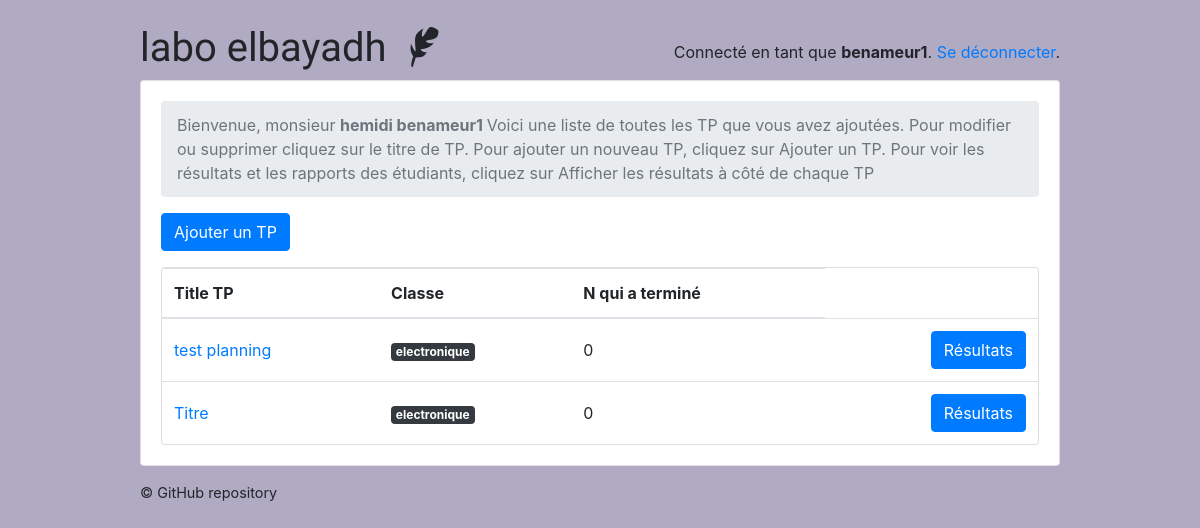
The app's page /teachers/ (signed in) with its own data.
### classroom/models.py (models this page shows, shortened)
class User(AbstractUser ):
    is_student = models.BooleanField(default=False )
    is_teacher = models.BooleanField(default=False)
    date_of_birth = models.DateField(default='1994-03-16')
    EQUIRED_FIELDS = ['date_of_birth']

class Quiz(models.Model):
    owner = models.ForeignKey(User, on_delete=models.CASCADE, related_name='quizzes')
    name = models.CharField(max_length=255 , default='Titre' , verbose_name= 'Titre TP',)
    subject = models.ForeignKey(Subject, on_delete=models.CASCADE, related_name='quizzes', verbose_name= 'les filières',)
    type_tp_posible = (
        ('redressement et filtrage ', 'redressement et filtrage '),
        ('filtrage RC', 'filtrage RC'),
    )
    type_tp = models.CharField(max_length=500 ,choices=type_tp_posible , verbose_name= 'Type de circuit électrique')
    description = models.TextField( max_length=500 , verbose_name= 'Description de TP ')
    module = models.CharField(max_length=255, default='Matière' , verbose_name= 'Matière' )
    Temps_TP = models.IntegerField(default=5 , verbose_name= 'Temps de TP min')

class Subject(models.Model):
    name = models.CharField(max_length=30)
    color = models.CharField(max_length=7, default='#007bff')
    def get_html_badge(self):
        name = escape(self.name)
        color = escape(self.color)
        html = '<span class="badge badge-primary" style="background-color: %s">%s</span>' % (color, name)
        return mark_safe(html)

### classroom/views/teachers.py (the view)
# urls.py: path('', students.QuizListView.as_view(), name='quiz_list'),
@method_decorator([login_required, teacher_required], name='dispatch')
class QuizListView(ListView):
    model = Quiz
    ordering = ('name', )
    context_object_name = 'quizzes'
    template_name = 'classroom/teachers/quiz_change_list.html'
    def get_queryset(self):
        queryset = self.request.user.quizzes \
            .select_related('subject') \
            .annotate(questions_count=Count('questions', distinct=True)) \
            .annotate(taken_count=Count('taken_quizzes', distinct=True))
        return queryset

### classroom/templates/classroom/teachers/quiz_change_list.html
{% extends 'base.html' %}
{% block content %}
  <nav aria-label="breadcrumb">
    <ol class="breadcrumb">
      <li class="breadcrumb-item active" aria-current="page">Bienvenue, monsieur <strong> {{user.first_name  }} {{user.last_name}} </strong> Voici une liste de toutes les TP que vous avez ajoutées. Pour modifier ou supprimer cliquez sur le titre de TP. Pour ajouter un nouveau TP, cliquez sur Ajouter un TP.
 Pour voir les résultats et les rapports des étudiants, cliquez sur Afficher les résultats à côté de chaque TP</li>
    </ol>
  </nav>
  <a href="{% url 'teachers:quiz_add' %}" class="btn btn-primary mb-3" role="button">Ajouter un TP</a>
  <div class="card">
    <table class="table mb-0">
      <thead>
        <tr>
          <th>Title TP</th>
          <th>Classe</th>
          <th>N qui a terminé </th>
        </tr>
      </thead>
      <tbody>
        {% for quiz in quizzes %}
          <tr>
            <td class="align-middle"><a href="{% url 'teachers:quiz_change' quiz.pk %}">{{ quiz.name }}</a></td>
            <td class="align-middle">{{ quiz.subject.get_html_badge }}</td>
            <td class="align-middle">{{ quiz.taken_count }}</td>
            <td class="text-right">
              <a href="{% url 'teachers:quiz_results' quiz.pk %}" class="btn btn-primary">Résultats</a>
            </td>
          </tr>
        {% empty %}
          <tr>
            <td class="bg-light text-center font-italic" colspan="5">You haven't created any quiz yet.</td>
          </tr>
        {% endfor %}
      </tbody>
    </table>
  </div>
{% endblock %}

### templates/base.html (shortened to what this page needs)
{% load static %}<!doctype html>
<html lang="en">
  <head>
    <link rel="stylesheet" href="https://maxcdn.bootstrapcdn.com/bootstrap/4.0.0/css/bootstrap.min.css">
    <link rel="stylesheet" type="text/css" href="{% static 'vendor/fontello-2f186091/css/fontello.css' %}">
    <link rel="stylesheet" type="text/css" href="{% static 'css/app.css' %}">
    <link rel="stylesheet" type="text/css" href="{% static 'css/hemidi.css' %}">
    <link rel="stylesheet" type="text/css" href="{% static 'css/fl.css' %}">
    {% if user.is_authenticated and user.is_teacher %}
      <link rel="stylesheet" type="text/css" href="{% static 'css/teachers.css' %}">
    {% else %}
      <link rel="stylesheet" type="text/css" href="{% static 'css/students.css' %}">
    {% endif %}
  </head>
  <body>
    <div class="container my-4">
      <div class="row justify-content-center">
        <div class="col-md-10 col-sm-12">
          <div class="row">
            <div class="col-6">
              <h1 class="logo">
                <a href="{% url 'home' %}">
                  labo elbayadh
                  {% if user.is_authenticated %}
                    {% if user.is_teacher %}
                      <span class="icon-feather" data-toggle="tooltip" data-placement="right" title="Teacher profile"></span>
                    {% else %}
                      <span class="icon-graduation-cap" data-toggle="tooltip" data-placement="right" title="Student profile"></span>
                    {% endif %}
                  {% endif %}
                </a>
              </h1>
            </div>
            <div class="col-6 text-right">
              {% if user.is_authenticated %}
                <p class="pt-3">Connecté en tant que <strong>{{ user.last_name }}</strong>. <a href="{% url 'logout' %}">Se déconnecter</a>.</p>
              {% else %}
                <a href="{% url 'login' %}" class="btn btn-light" role="button">Log in</a>
                <a href="{% url 'signup' %}" class="btn btn-primary" role="button">Sign up</a>
              {% endif %}
            </div>
          </div>
          <div class="card mb-3">
            <div class="card-body">
              {% block content %}
              {% endblock %}
            </div>
          </div>
          <footer>
            <a href="https://github.com/hemid32/django_labo">© GitHub repository</a>
          </footer>
        </div>
      </div>
    </div>
  </body>
</html>

### static/css/app.css (style rules this page uses)
.logo { font-family: 'Clicker Script', cursive; }
.logo a { color: #212529; text-decoration: none; }
footer { font-size: .9rem; }
footer a { color: #212529; }

### static/css/teachers.css (style rules this page uses)
body { background-color: #b0aac2; }

### records on screen
User: last_name "benameur1", first_name "hemidi"
Quiz: name "test planning", subject.get_html_badge "electronique", taken_count "0"
Quiz: name "Titre", subject.get_html_badge "electronique", taken_count "0"
